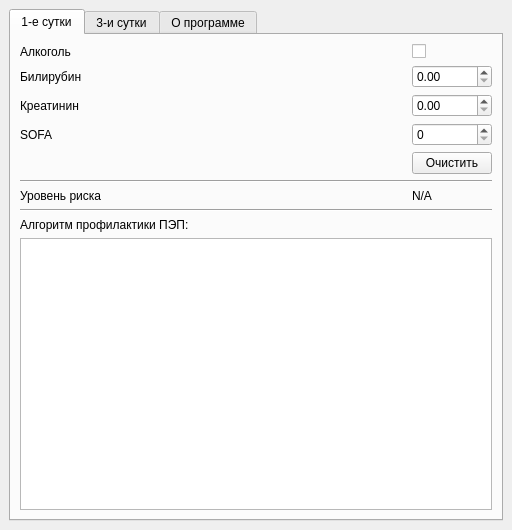
<?xml version="1.0" encoding="UTF-8"?>
<ui version="4.0">
 <class>MainWindow</class>
 <widget class="QMainWindow" name="MainWindow">
  <property name="geometry">
   <rect>
    <x>0</x>
    <y>0</y>
    <width>512</width>
    <height>530</height>
   </rect>
  </property>
  <property name="windowTitle">
   <string>Расчет уровня риска панкреатогенной энцефалопатии</string>
  </property>
  <property name="windowIcon">
   <iconset>
    <normaloff>resources/icon.ico</normaloff>resources/icon.ico</iconset>
  </property>
  <widget class="QWidget" name="centralwidget">
   <layout class="QGridLayout" name="gridLayout">
    <item row="0" column="0">
     <widget class="QTabWidget" name="tabWidget">
      <property name="enabled">
       <bool>true</bool>
      </property>
      <property name="currentIndex">
       <number>0</number>
      </property>
      <widget class="QWidget" name="day_1">
       <property name="toolTip">
        <string/>
       </property>
       <property name="whatsThis">
        <string/>
       </property>
       <attribute name="title">
        <string>1-е сутки</string>
       </attribute>
       <layout class="QGridLayout" name="gridLayout_2">
        <item row="0" column="2">
         <widget class="QCheckBox" name="alcohol_1">
          <property name="text">
           <string/>
          </property>
         </widget>
        </item>
        <item row="0" column="0">
         <widget class="QLabel" name="label_alcohol_1">
          <property name="text">
           <string>Алкоголь</string>
          </property>
         </widget>
        </item>
        <item row="0" column="1">
         <spacer name="horizontalSpacer_1">
          <property name="orientation">
           <enum>Qt::Horizontal</enum>
          </property>
          <property name="sizeHint" stdset="0">
           <size>
            <width>1</width>
            <height>1</height>
           </size>
          </property>
         </spacer>
        </item>
        <item row="4" column="2">
         <widget class="QPushButton" name="clear_1">
          <property name="text">
           <string>Очистить</string>
          </property>
         </widget>
        </item>
        <item row="1" column="2">
         <widget class="QDoubleSpinBox" name="bilirubin_1">
          <property name="maximum">
           <double>9000.000000000000000</double>
          </property>
          <property name="value">
           <double>0.000000000000000</double>
          </property>
         </widget>
        </item>
        <item row="3" column="2">
         <widget class="QSpinBox" name="sofa_1"/>
        </item>
        <item row="3" column="0">
         <widget class="QLabel" name="label_sofa_1">
          <property name="text">
           <string>SOFA</string>
          </property>
         </widget>
        </item>
        <item row="6" column="2">
         <widget class="QLabel" name="risk_1">
          <property name="text">
           <string>N/A</string>
          </property>
         </widget>
        </item>
        <item row="9" column="0" colspan="3">
         <widget class="QTextBrowser" name="algorithm_1">
          <property name="html">
           <string>&lt;!DOCTYPE HTML PUBLIC &quot;-//W3C//DTD HTML 4.0//EN&quot; &quot;http://www.w3.org/TR/REC-html40/strict.dtd&quot;&gt;
&lt;html&gt;&lt;head&gt;&lt;meta name=&quot;qrichtext&quot; content=&quot;1&quot; /&gt;&lt;style type=&quot;text/css&quot;&gt;
p, li { white-space: pre-wrap; }
&lt;/style&gt;&lt;/head&gt;&lt;body style=&quot; font-family:'Noto Sans'; font-size:11pt; font-weight:400; font-style:normal;&quot;&gt;
&lt;p style=&quot;-qt-paragraph-type:empty; margin-top:0px; margin-bottom:0px; margin-left:0px; margin-right:0px; -qt-block-indent:0; text-indent:0px;&quot;&gt;&lt;br /&gt;&lt;/p&gt;&lt;/body&gt;&lt;/html&gt;</string>
          </property>
         </widget>
        </item>
        <item row="1" column="0">
         <widget class="QLabel" name="label_bilirubin_1">
          <property name="text">
           <string>Билирубин</string>
          </property>
         </widget>
        </item>
        <item row="2" column="0">
         <widget class="QLabel" name="label_creatinine_1">
          <property name="text">
           <string>Креатинин</string>
          </property>
         </widget>
        </item>
        <item row="5" column="0" colspan="3">
         <widget class="Line" name="line_1_0">
          <property name="orientation">
           <enum>Qt::Horizontal</enum>
          </property>
         </widget>
        </item>
        <item row="7" column="0" colspan="3">
         <widget class="Line" name="line_1_1">
          <property name="orientation">
           <enum>Qt::Horizontal</enum>
          </property>
         </widget>
        </item>
        <item row="8" column="0" colspan="3">
         <widget class="QLabel" name="label_algorithm_1">
          <property name="text">
           <string>Алгоритм профилактики ПЭП:</string>
          </property>
         </widget>
        </item>
        <item row="6" column="0">
         <widget class="QLabel" name="label_risk_1">
          <property name="text">
           <string>Уровень риска</string>
          </property>
         </widget>
        </item>
        <item row="2" column="2">
         <widget class="QDoubleSpinBox" name="creatinine_1">
          <property name="maximum">
           <double>9000.000000000000000</double>
          </property>
         </widget>
        </item>
       </layout>
      </widget>
      <widget class="QWidget" name="day_3">
       <attribute name="title">
        <string>3-и сутки</string>
       </attribute>
       <layout class="QGridLayout" name="gridLayout_3">
        <item row="7" column="0">
         <widget class="QLabel" name="label_risk_3">
          <property name="text">
           <string>Уровень риска</string>
          </property>
         </widget>
        </item>
        <item row="9" column="0" colspan="3">
         <widget class="QLabel" name="label_algorithm_3">
          <property name="text">
           <string>Алгоритм профилактики ПЭП:</string>
          </property>
         </widget>
        </item>
        <item row="10" column="0" colspan="3">
         <widget class="QTextBrowser" name="algorithm_3">
          <property name="html">
           <string>&lt;!DOCTYPE HTML PUBLIC &quot;-//W3C//DTD HTML 4.0//EN&quot; &quot;http://www.w3.org/TR/REC-html40/strict.dtd&quot;&gt;
&lt;html&gt;&lt;head&gt;&lt;meta name=&quot;qrichtext&quot; content=&quot;1&quot; /&gt;&lt;style type=&quot;text/css&quot;&gt;
p, li { white-space: pre-wrap; }
&lt;/style&gt;&lt;/head&gt;&lt;body style=&quot; font-family:'Noto Sans'; font-size:11pt; font-weight:400; font-style:normal;&quot;&gt;
&lt;p style=&quot;-qt-paragraph-type:empty; margin-top:0px; margin-bottom:0px; margin-left:0px; margin-right:0px; -qt-block-indent:0; text-indent:0px;&quot;&gt;&lt;br /&gt;&lt;/p&gt;&lt;/body&gt;&lt;/html&gt;</string>
          </property>
         </widget>
        </item>
        <item row="2" column="0">
         <widget class="QLabel" name="label_urea_3">
          <property name="text">
           <string>Мочевина</string>
          </property>
         </widget>
        </item>
        <item row="0" column="1">
         <spacer name="horizontalSpacer_3">
          <property name="orientation">
           <enum>Qt::Horizontal</enum>
          </property>
          <property name="sizeHint" stdset="0">
           <size>
            <width>1</width>
            <height>1</height>
           </size>
          </property>
         </spacer>
        </item>
        <item row="4" column="0">
         <widget class="QLabel" name="label_sofa_3">
          <property name="text">
           <string>SOFA</string>
          </property>
         </widget>
        </item>
        <item row="0" column="2">
         <widget class="QCheckBox" name="alcohol_3">
          <property name="text">
           <string/>
          </property>
         </widget>
        </item>
        <item row="0" column="0">
         <widget class="QLabel" name="label_alcohol_3">
          <property name="text">
           <string>Алкоголь</string>
          </property>
         </widget>
        </item>
        <item row="1" column="0">
         <widget class="QLabel" name="label_creatinine_3">
          <property name="text">
           <string>Креатинин</string>
          </property>
         </widget>
        </item>
        <item row="6" column="0" colspan="3">
         <widget class="Line" name="line_3_0">
          <property name="orientation">
           <enum>Qt::Horizontal</enum>
          </property>
         </widget>
        </item>
        <item row="4" column="2">
         <widget class="QSpinBox" name="sofa_3"/>
        </item>
        <item row="1" column="2">
         <widget class="QDoubleSpinBox" name="creatinine_3">
          <property name="maximum">
           <double>9000.000000000000000</double>
          </property>
         </widget>
        </item>
        <item row="2" column="2">
         <widget class="QDoubleSpinBox" name="urea_3">
          <property name="maximum">
           <double>9000.000000000000000</double>
          </property>
         </widget>
        </item>
        <item row="8" column="0" colspan="3">
         <widget class="Line" name="line_3_1">
          <property name="orientation">
           <enum>Qt::Horizontal</enum>
          </property>
         </widget>
        </item>
        <item row="7" column="2">
         <widget class="QLabel" name="risk_3">
          <property name="text">
           <string>N/A</string>
          </property>
         </widget>
        </item>
        <item row="5" column="2">
         <widget class="QPushButton" name="clear_3">
          <property name="text">
           <string>Очистить</string>
          </property>
         </widget>
        </item>
       </layout>
      </widget>
      <widget class="QWidget" name="about">
       <attribute name="title">
        <string>О программе</string>
       </attribute>
       <layout class="QGridLayout" name="gridLayout_4">
        <item row="0" column="0">
         <widget class="QTextBrowser" name="textBrowser_about">
          <property name="html">
           <string>&lt;!DOCTYPE HTML PUBLIC &quot;-//W3C//DTD HTML 4.0//EN&quot; &quot;http://www.w3.org/TR/REC-html40/strict.dtd&quot;&gt;
&lt;html&gt;&lt;head&gt;&lt;meta name=&quot;qrichtext&quot; content=&quot;1&quot; /&gt;&lt;style type=&quot;text/css&quot;&gt;
p, li { white-space: pre-wrap; }
&lt;/style&gt;&lt;/head&gt;&lt;body style=&quot; font-family:'Noto Sans'; font-size:11pt; font-weight:400; font-style:normal;&quot;&gt;
&lt;p style=&quot; margin-top:0px; margin-bottom:0px; margin-left:0px; margin-right:0px; -qt-block-indent:0; text-indent:0px;&quot;&gt;Pancreatitis encephalopathy calculator &lt;/p&gt;
&lt;p style=&quot; margin-top:0px; margin-bottom:0px; margin-left:0px; margin-right:0px; -qt-block-indent:0; text-indent:0px;&quot;&gt;Version: 0.0.1&lt;/p&gt;
&lt;p style=&quot; margin-top:0px; margin-bottom:0px; margin-left:0px; margin-right:0px; -qt-block-indent:0; text-indent:0px;&quot;&gt;Сopyright (c) 2022 Maxim Lyubimov &amp;lt;lyubimov.m.a@gmail.com&amp;gt;&lt;/p&gt;
&lt;p style=&quot;-qt-paragraph-type:empty; margin-top:0px; margin-bottom:0px; margin-left:0px; margin-right:0px; -qt-block-indent:0; text-indent:0px;&quot;&gt;&lt;br /&gt;&lt;/p&gt;
&lt;p style=&quot; margin-top:0px; margin-bottom:0px; margin-left:0px; margin-right:0px; -qt-block-indent:0; text-indent:0px;&quot;&gt;Permission is hereby granted, free of charge, to any person obtaining a copy of this software and associated documentation files (the &amp;quot;Software&amp;quot;), to deal in the Software without restriction, including without limitation the rights to use, copy, modify, merge, publish, distribute, sublicense, and/or sell copies of the Software, and to permit persons to whom the Software is furnished to do so, subject to the following conditions: &lt;/p&gt;
&lt;p style=&quot; margin-top:0px; margin-bottom:0px; margin-left:0px; margin-right:0px; -qt-block-indent:0; text-indent:0px;&quot;&gt;The above copyright notice and this permission notice shall be included in all copies or substantial portions of the Software. &lt;/p&gt;
&lt;p style=&quot; margin-top:0px; margin-bottom:0px; margin-left:0px; margin-right:0px; -qt-block-indent:0; text-indent:0px;&quot;&gt;THE SOFTWARE IS PROVIDED &amp;quot;AS IS&amp;quot;, WITHOUT WARRANTY OF ANY KIND, EXPRESS OR IMPLIED, INCLUDING BUT NOT LIMITED TO THE WARRANTIES OF MERCHANTABILITY, FITNESS FOR A PARTICULAR PURPOSE AND NONINFRINGEMENT. IN NO EVENT SHALL THE AUTHORS OR COPYRIGHT HOLDERS BE LIABLE FOR ANY CLAIM, DAMAGES OR OTHER LIABILITY, WHETHER IN AN ACTION OF CONTRACT, TORT OR OTHERWISE, ARISING FROM, OUT OF OR IN CONNECTION WITH THE SOFTWARE OR THE USE OR OTHER DEALINGS IN THE SOFTWARE.&lt;/p&gt;&lt;/body&gt;&lt;/html&gt;</string>
          </property>
         </widget>
        </item>
       </layout>
      </widget>
     </widget>
    </item>
   </layout>
  </widget>
 </widget>
 <tabstops>
  <tabstop>tabWidget</tabstop>
  <tabstop>alcohol_1</tabstop>
  <tabstop>bilirubin_1</tabstop>
  <tabstop>creatinine_1</tabstop>
  <tabstop>sofa_1</tabstop>
  <tabstop>algorithm_1</tabstop>
  <tabstop>alcohol_3</tabstop>
  <tabstop>creatinine_3</tabstop>
  <tabstop>urea_3</tabstop>
  <tabstop>sofa_3</tabstop>
  <tabstop>algorithm_3</tabstop>
  <tabstop>textBrowser_about</tabstop>
 </tabstops>
 <resources/>
 <connections>
  <connection>
   <sender>alcohol_1</sender>
   <signal>clicked(bool)</signal>
   <receiver>MainWindow</receiver>
   <slot>set_alcohol(bool)</slot>
   <hints>
    <hint type="sourcelabel">
     <x>446</x>
     <y>46</y>
    </hint>
    <hint type="destinationlabel">
     <x>437</x>
     <y>-18</y>
    </hint>
   </hints>
  </connection>
  <connection>
   <sender>alcohol_3</sender>
   <signal>clicked(bool)</signal>
   <receiver>MainWindow</receiver>
   <slot>set_alcohol(bool)</slot>
   <hints>
    <hint type="sourcelabel">
     <x>452</x>
     <y>58</y>
    </hint>
    <hint type="destinationlabel">
     <x>371</x>
     <y>-1</y>
    </hint>
   </hints>
  </connection>
  <connection>
   <sender>bilirubin_1</sender>
   <signal>valueChanged(double)</signal>
   <receiver>MainWindow</receiver>
   <slot>set_bilirubin(double)</slot>
   <hints>
    <hint type="sourcelabel">
     <x>446</x>
     <y>73</y>
    </hint>
    <hint type="destinationlabel">
     <x>475</x>
     <y>-4</y>
    </hint>
   </hints>
  </connection>
  <connection>
   <sender>creatinine_1</sender>
   <signal>valueChanged(double)</signal>
   <receiver>MainWindow</receiver>
   <slot>set_creatinine(double)</slot>
   <hints>
    <hint type="sourcelabel">
     <x>446</x>
     <y>115</y>
    </hint>
    <hint type="destinationlabel">
     <x>513</x>
     <y>278</y>
    </hint>
   </hints>
  </connection>
  <connection>
   <sender>creatinine_3</sender>
   <signal>valueChanged(double)</signal>
   <receiver>MainWindow</receiver>
   <slot>set_creatinine(double)</slot>
   <hints>
    <hint type="sourcelabel">
     <x>472</x>
     <y>93</y>
    </hint>
    <hint type="destinationlabel">
     <x>517</x>
     <y>239</y>
    </hint>
   </hints>
  </connection>
  <connection>
   <sender>sofa_1</sender>
   <signal>valueChanged(int)</signal>
   <receiver>MainWindow</receiver>
   <slot>set_sofa(int)</slot>
   <hints>
    <hint type="sourcelabel">
     <x>446</x>
     <y>157</y>
    </hint>
    <hint type="destinationlabel">
     <x>509</x>
     <y>322</y>
    </hint>
   </hints>
  </connection>
  <connection>
   <sender>sofa_3</sender>
   <signal>valueChanged(int)</signal>
   <receiver>MainWindow</receiver>
   <slot>set_sofa(int)</slot>
   <hints>
    <hint type="sourcelabel">
     <x>432</x>
     <y>171</y>
    </hint>
    <hint type="destinationlabel">
     <x>508</x>
     <y>269</y>
    </hint>
   </hints>
  </connection>
  <connection>
   <sender>urea_3</sender>
   <signal>valueChanged(double)</signal>
   <receiver>MainWindow</receiver>
   <slot>set_urea(double)</slot>
   <hints>
    <hint type="sourcelabel">
     <x>463</x>
     <y>143</y>
    </hint>
    <hint type="destinationlabel">
     <x>511</x>
     <y>173</y>
    </hint>
   </hints>
  </connection>
  <connection>
   <sender>clear_1</sender>
   <signal>pressed()</signal>
   <receiver>MainWindow</receiver>
   <slot>clear()</slot>
   <hints>
    <hint type="sourcelabel">
     <x>422</x>
     <y>229</y>
    </hint>
    <hint type="destinationlabel">
     <x>512</x>
     <y>391</y>
    </hint>
   </hints>
  </connection>
  <connection>
   <sender>clear_3</sender>
   <signal>pressed()</signal>
   <receiver>MainWindow</receiver>
   <slot>clear()</slot>
   <hints>
    <hint type="sourcelabel">
     <x>416</x>
     <y>216</y>
    </hint>
    <hint type="destinationlabel">
     <x>515</x>
     <y>366</y>
    </hint>
   </hints>
  </connection>
 </connections>
 <slots>
  <slot>set_alcohol(bool)</slot>
  <slot>set_bilirubin(double)</slot>
  <slot>set_creatinine(double)</slot>
  <slot>set_sofa(int)</slot>
  <slot>set_urea(double)</slot>
  <slot>clear()</slot>
 </slots>
</ui>
